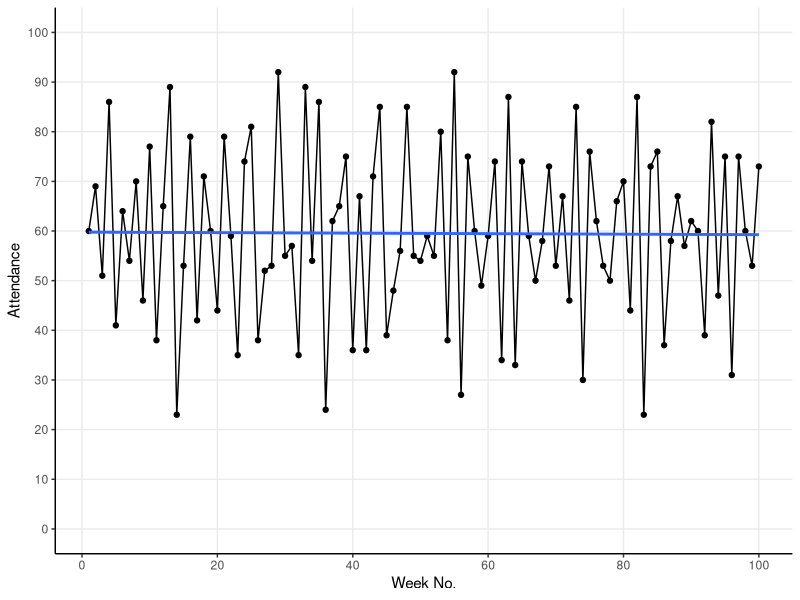
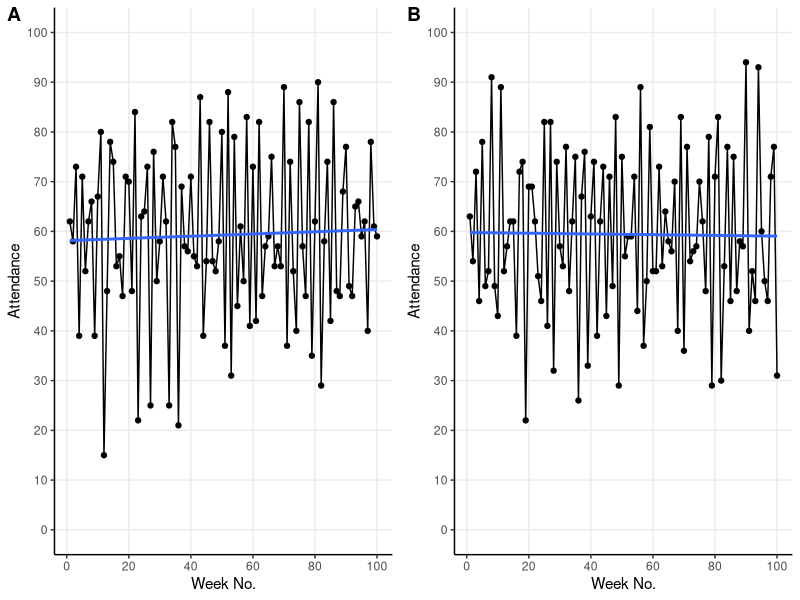
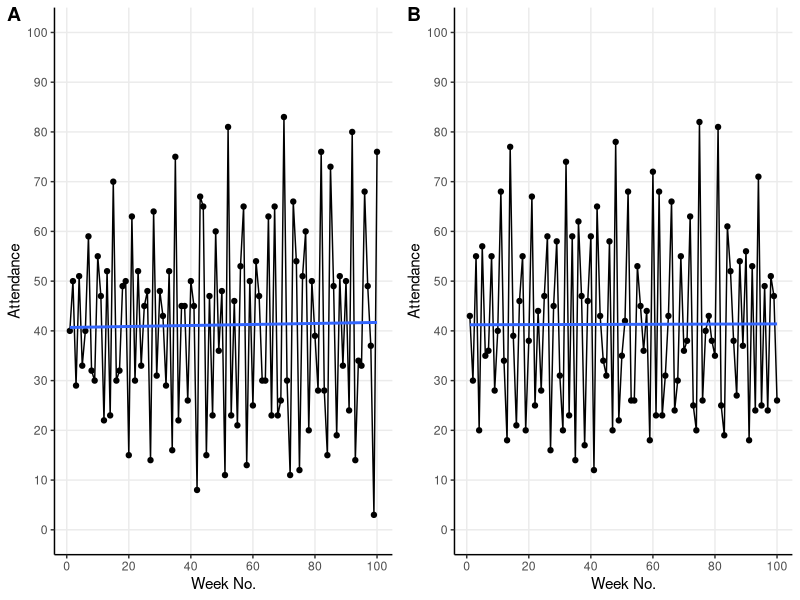
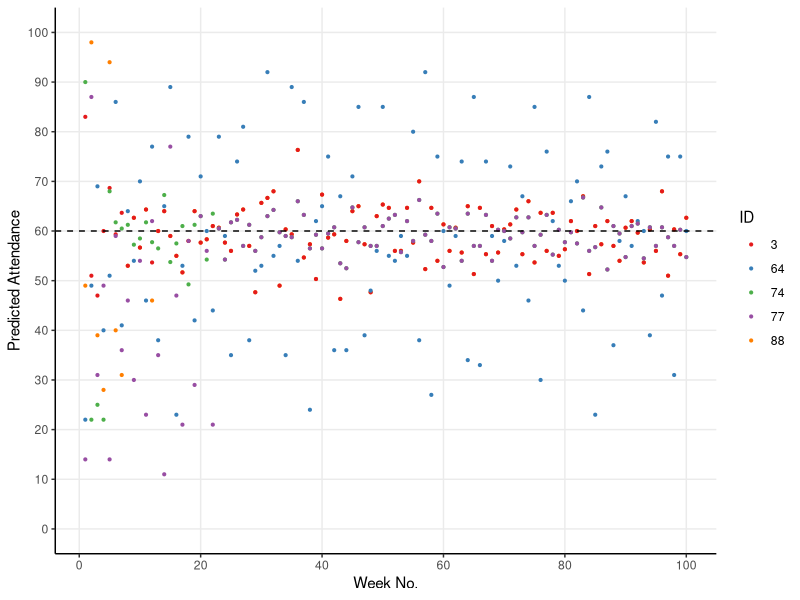

Reproduce these figures in R, in order.
## ---- chunk 1
# RMarkdown
knitr::opts_chunk$set(echo = FALSE, fig.align = "center", fig.width = 11)

# Packages
library(tidyverse)
library(truncnorm)
library(RColorBrewer)
## ---- chunk 2
# Example attendance
set.seed(23)
round(truncnorm::rtruncnorm(10, 0, 100, 50, 20), 0)
## ---- chunk 3
sim_el_farol <- function(threshold = 60, n_rounds = 100) {
  
  ## Define mean-based hypotheses -----
  
  # Mean of previous 1 week
  mean_1 <- function(x) {
    if(length(x) < 1) {sample(c(1:100), 1)} 
    else{mean(x[length(x)])}
  }
  
  # Mean of previous 2 weeks
  mean_2 <- function(x) {
    if(length(x) < 2) {sample(c(1:100), 1)} 
    else{mean(c(x[length(x)], x[length(x) - 1]))}
  }
  
  # Mean of previous 3 weeks
  mean_3 <- function(x) {
    if(length(x) < 3) {sample(c(1:100), 1)} 
    else{mean(c(x[length(x)], x[length(x) - 1], x[length(x) - 2]))}
  }
  
  # Mean of previous 4 weeks
  mean_4 <- function(x) {
    if(length(x) < 4) {sample(c(1:100), 1)} 
    else{mean(c(x[length(x)],
                x[length(x) - 1],
                x[length(x) - 2],
                x[length(x) - 3]))}
  }

  # Mean of previous 5 weeks
  mean_5 <- function(x) {
    if(length(x) < 4) {sample(c(1:100), 1)} 
    else{mean(c(x[length(x)],
                x[length(x) - 1],
                x[length(x) - 2],
                x[length(x) - 3],
                x[length(x) - 4]))}
  }
  
  ## Define cycle-based hypotheses -----
  
  # 1 week cycle 
  cycle_1 <- function(x){
    if(length(x) < 1) {sample(c(1:100), 1)} 
    else{x[length(x)]}
  }
  
  # 2 week cycle 
  cycle_2 <- function(x){
    if(length(x) < 2) {sample(c(1:100), 1)} 
    else{x[length(x) - 1]}
  }
  
  # 3 week cycle 
  cycle_3 <- function(x){
    if(length(x) < 3) {sample(c(1:100), 1)} 
    else{x[length(x) - 2]}
  }
  
  # 4 week cycle 
  cycle_4 <- function(x){
    if(length(x) < 4) {sample(c(1:100), 1)} 
    else{x[length(x) - 3]}
  }
  
  # 5 week cycle 
  cycle_5 <- function(x){
    if(length(x) < 5) {sample(c(1:100), 1)} 
    else{x[length(x) - 4]}
  }
  
  ## Define mirror-based hypotheses -----
  
  # 1 week mirror 
  mirror_1 <- function(x) {
    if(length(x) < 1) {sample(c(1:100), 1)} 
    else{
      mirror <- x[length(x)] - 50
      ifelse(mirror > 0, return(50 - mirror), return(50 + abs(mirror)))
    }
  }
  
  # 2 week mirror 
  mirror_2 <- function(x) {
    if(length(x) < 2) {sample(c(1:100), 1)} 
    else{
      mirror <- x[length(x) - 1] - 50
      ifelse(mirror > 0, return(50 - mirror), return(50 + abs(mirror)))
    }
  }
  
  # 3 week mirror 
  mirror_3 <- function(x) {
    if(length(x) < 3) {sample(c(1:100), 1)} 
    else{
      mirror <- x[length(x) - 2] - 50
      ifelse(mirror > 0, return(50 - mirror), return(50 + abs(mirror)))
    }
  }
  
  # 4 week mirror 
  mirror_4 <- function(x) {
    if(length(x) < 4) {sample(c(1:100), 1)} 
    else{
      mirror <- x[length(x) - 3] - 50
      ifelse(mirror > 0, return(50 - mirror), return(50 + abs(mirror)))
    }
  }
  
  # 5 week mirror 
  mirror_5 <- function(x) {
    if(length(x) < 5) {sample(c(1:100), 1)} 
    else{
      mirror <- x[length(x) - 4] - 50
      ifelse(mirror > 0, return(50 - mirror), return(50 + abs(mirror)))
    }
  }
  
  ## Group hypotheses -----
  
  hypotheses <- list("1wk cycle" = cycle_1,
                     "2wk cycle" = cycle_2,
                     "3wk cycle" = cycle_3,
                     "4wk cycle" = cycle_4,
                     "5wk cycle" = cycle_5,
                     "1wk mean" = mean_1,
                     "2wk mean" = mean_2,
                     "3wk mean" = mean_3,
                     "4wk mean" = mean_4,
                     "5wk mean" = mean_5,
                     "1wk mirror" = mirror_1,
                     "2wk mirror" = mirror_2,
                     "3wk mirror" = mirror_3,
                     "4wk mirror" = mirror_4,
                     "5wk mirror" = mirror_5)
  
  
  ## Sim -----
  
  # Assign 3 hypotheses to each individual
  predictors_df <- 
    tibble(id = rep(c(1:100), 3),
           predictor = sample(hypotheses, 300, replace = T)) %>%
    arrange(id) %>%
    mutate(current_accuracy = 0)
  
  # Define function for finding current most accurate predictor
  find_predictor <- function(predictors_df) {
    best_predictors <- predictors_df %>%
      group_by(id) %>%
      summarise(best_accuracy = min(current_accuracy),
                predictor = predictor[which.min(current_accuracy)])
  }
  
  # Empty df for predictions
  predictions_df <- tibble(id = c(1:100))
  
  # Empty vector for weekly attendance
  attendance <- NULL

  # Run it
  for (i in 1:n_rounds) {
    
    # Make predictions using all hypotheses
    all_predictions <- lapply(predictors_df$predictor,
                              function(f) f(attendance))
    all_predictions <- unlist(all_predictions)
    
    # Find best_predictors
    best_predictors <- find_predictor(predictors_df)
    
    # Make predictions using best hypotheses
    best_predictions <- lapply(best_predictors$predictor,
                               function(f) f(attendance))
    best_predictions <- unlist(best_predictions)
    
    # Add best predictions to the predictions_df in the right week
    predictions_df[, 1+i] <- best_predictions
    
    # Count how many individuals will go to the bar that week 
    present_attendance <- sum(best_predictions <= threshold)
    
    # Add present attendance to the attendance vector
    attendance <- c(attendance, present_attendance)
    
    # Update the current accuracy for the predictors
    predictors_df <- predictors_df %>%
      mutate(prediction = all_predictions,
             current_accuracy = current_accuracy + 
               abs(prediction - present_attendance)) %>%
      select(-prediction)
    
  }
  ## Output -----
  
  # Overall attendance
  attendance_df <- tibble(week_no = 1:n_rounds, attendance = attendance)
  
  # Add attendance and individual predictions to environment
  list("predictions" = predictions_df, "attendance" = attendance_df)
  
}
## ---- chunk 4
set.seed(23)
default <- sim_el_farol()
## ---- chunk 5
ggplot(default$attendance, aes(x = week_no, y = attendance)) +
  geom_line() +
  geom_point() +
  geom_smooth(method = "lm", se = F) +
  scale_x_continuous("Week No.",
                     breaks = c(seq(0, 100, 20))) +
  scale_y_continuous("Attendance", 
                     breaks = c(seq(0, 100, 10)),
                     limits = c(0, 100)) +
  theme_classic() +
  theme(panel.grid.major = element_line())
## ---- chunk 6
# Sim A
default_A <- sim_el_farol()

# Sim B
default_B <- sim_el_farol()
## ---- chunk 7
# Viz A
plot_A <- ggplot(default_A$attendance,
                 aes(x = week_no, y = attendance)) +
  geom_line() +
  geom_point() +
  geom_smooth(method = "lm", se = F) +
  scale_x_continuous("Week No.",
                     breaks = c(seq(0, 100, 20))) +
  scale_y_continuous("Attendance", 
                     breaks = c(seq(0, 100, 10)),
                     limits = c(0, 100)) +
  theme_classic() +
  theme(panel.grid.major = element_line())

# Viz B
plot_B <- ggplot(default_B$attendance,
                 aes(x = week_no, y = attendance)) +
  geom_line() +
  geom_point() +
  geom_smooth(method = "lm", se = F) +
  scale_x_continuous("Week No.",
                     breaks = c(seq(0, 100, 20))) +
  scale_y_continuous("Attendance", 
                     breaks = c(seq(0, 100, 10)),
                     limits = c(0, 100)) +
  theme_classic() +
  theme(panel.grid.major = element_line())

# Plot side by side
cowplot::plot_grid(plot_A, plot_B, labels = "AUTO")
## ---- chunk 8
# Sim A
forty_A <- sim_el_farol(threshold = 40)

# Sim B
forty_B <- sim_el_farol(threshold = 40)
## ---- chunk 9
# Viz A
plot_A <- ggplot(forty_A$attendance,
                 aes(x = week_no, y = attendance)) +
  geom_line() +
  geom_point() +
  geom_smooth(method = "lm", se = F) +
  scale_x_continuous("Week No.",
                     breaks = c(seq(0, 100, 20))) +
  scale_y_continuous("Attendance", 
                     breaks = c(seq(0, 100, 10)),
                     limits = c(0, 100)) +
  theme_classic() +
  theme(panel.grid.major = element_line())

# Viz B
plot_B <- ggplot(forty_B$attendance,
                 aes(x = week_no, y = attendance)) +
  geom_line() +
  geom_point() +
  geom_smooth(method = "lm", se = F) +
  scale_x_continuous("Week No.",
                     breaks = c(seq(0, 100, 20))) +
  scale_y_continuous("Attendance", 
                     breaks = c(seq(0, 100, 10)),
                     limits = c(0, 100)) +
  theme_classic() +
  theme(panel.grid.major = element_line())

# Plot side by side
cowplot::plot_grid(plot_A, plot_B, labels = "AUTO")
## ---- chunk 10
set.seed(13)
id_index <- sample(1:100, 5)
individuals <- default$predictions[id_index, ]
names(individuals) <- c("id", 1:100)
individuals_plot <- reshape2::melt(individuals,
                                   id.vars = "id",
                                   variable.name = "week") %>%
  mutate(id = as.factor(id),
         week = as.numeric(week))

ggplot(individuals_plot, aes(x = week, y = value, col = id)) +
  #geom_line() +
  geom_point(size = 0.75) +
  geom_hline(yintercept = 60, lty = 2) +
  scale_color_brewer("ID", palette = "Set1") +
  scale_x_continuous("Week No.",
                     breaks = c(seq(0, 100, 20))) +
  scale_y_continuous("Predicted Attendance", 
                     breaks = c(seq(0, 100, 10)),
                     limits = c(0, 100)) +
  theme_classic() +
  theme(panel.grid.major = element_line())
